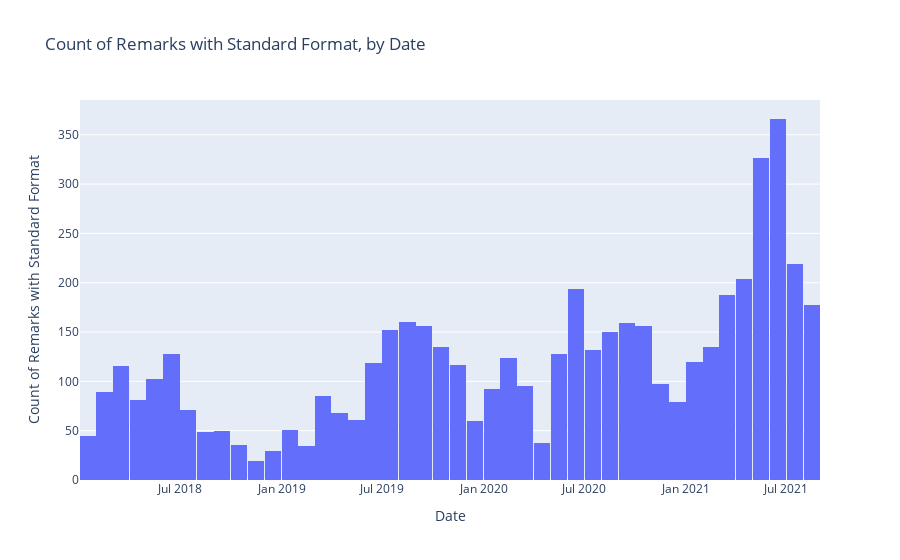

Notebook code cell kept with this figure:
### Markdown cell above
## Distribution of Standard Format Remarks over Years 2018-2019

### Code cell
# General Histogram of standard format remarks over time
fig = px.histogram(faa_standard, x="dateonly", title = "Count of Remarks with Standard Format, by Date")
fig.update_layout(
    xaxis_title_text='Date', # xaxis label
    yaxis_title_text='Count of Remarks with Standard Format') # yaxis label
fig.show()

### Figure 1 — Plotly figure (JSON) as saved in the notebook; plotly's stock layout.template omitted (floating-point values rounded to 4 significant figures; data arrays with more than 128 entries replaced by an {"elided": "..."} marker saying what was removed)
{"data": [{"alignmentgroup": "True", "bingroup": "x", "hovertemplate": "dateonly=%{x}<br>count=%{y}<extra></extra>", "legendgroup": "", "marker": {"color": "#636efa", "pattern": {"shape": ""}}, "name": "", "offsetgroup": "", "orientation": "v", "showlegend": false, "type": "histogram", "x": {"elided": "5191 str values"}, "xaxis": "x", "yaxis": "y"}], "layout": {"barmode": "relative", "legend": {"tracegroupgap": 0}, "title": {"text": "Count of Remarks with Standard Format, by Date"}, "xaxis": {"anchor": "y", "domain": [0, 1], "title": {"text": "Date"}}, "yaxis": {"anchor": "x", "domain": [0, 1], "title": {"text": "Count of Remarks with Standard Format"}}}}
